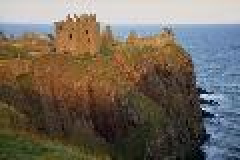
#> input picture CBIR/CBIR_DataSet/img_requetes/ImageRequete.jpg, 120 x 80 px (shown 2 times larger); its folder holds only this picture in this run
$ python -i cbir_system.py   (imports and definitions only)   (older library calls are emulated)
#> lines starting #> are read from the running program, lines starting #| are printed output that depends on the picture
#> further down, picture is the input picture: shape (80, 120, 3); mean B, G, R 91.8, 103.9, 113.6
import os
from typing import List, Tuple, Optional, Dict
from dataclasses import dataclass
from enum import Enum
import numpy as np
import cv2
from skimage.feature import graycomatrix, graycoprops


class DescriptorType(Enum):
    """Available descriptor types for feature extraction."""
    COLOR_ONLY = 6
    COLOR_HISTOGRAM = 30
    FULL = 34


@dataclass
class SearchResult:
    """Container for search results."""
    index: int
    distance: float
    image: Optional[np.ndarray] = None


class FeatureExtractor:
    """Handles extraction of various image features."""

    def __init__(self, bins: int = 8, glcm_distances: List[int] = None,
                 glcm_angles: List[float] = None, glcm_levels: int = 256):
        """
        Initialize feature extractor.

        Args:
            bins: Number of bins for histogram quantization
            glcm_distances: Distances for GLCM computation
            glcm_angles: Angles for GLCM computation
            glcm_levels: Number of gray levels for GLCM
        """
        self.bins = bins
        self.glcm_distances = glcm_distances or [1]
        self.glcm_angles = glcm_angles or [0]
        self.glcm_levels = glcm_levels

    # [14 lines left out: function extract_color_moments, not called in this run]

    def extract_hsv_histogram(self, img: np.ndarray) -> np.ndarray:
        """
        Extract normalized HSV color histogram.

        Args:
            img: Input image (BGR format)

        Returns:
            Histogram feature vector (bins * 3 dimensions)
        """
        hsv_img = cv2.cvtColor(img, cv2.COLOR_BGR2HSV)
#> hsv_img: shape (80, 120, 3); mean H, S, V 41.1, 102.4, 124.7
        h, s, v = cv2.split(hsv_img)
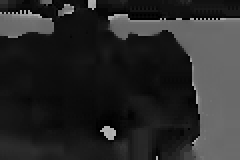
#> h: shape (80, 120) (shown 2 times larger); min 0, max 178, mean 41.1
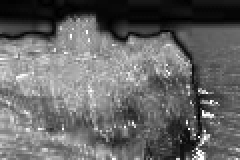
#> s: shape (80, 120) (shown 2 times larger); min 0, max 255, mean 102.4
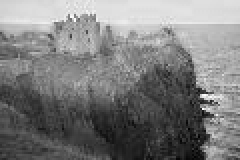
#> v: shape (80, 120) (shown 2 times larger); min 1, max 255, mean 124.7

        h_hist = np.histogram(h, bins=self.bins, range=(0, 180))[0]
#> h_hist = [5797, 1346, 72, 17, 2037, 162, 53, 116]
        s_hist = np.histogram(s, bins=self.bins, range=(0, 256))[0]
#> s_hist = [1634, 758, 1693, 1956, 1897, 1340, 246, 76]
        v_hist = np.histogram(v, bins=self.bins, range=(0, 256))[0]
#> v_hist = [294, 1772, 1741, 1087, 1627, 1321, 1295, 463]

        # Normalize histograms
        h_hist = h_hist / (h_hist.sum() + 1e-7)
#> h_hist = [0.604, 0.14, 0.0075, 0.00177, 0.212, 0.0169, 0.00552, 0.0121]
        s_hist = s_hist / (s_hist.sum() + 1e-7)
#> s_hist = [0.17, 0.079, 0.176, 0.204, 0.198, 0.14, 0.0256, 0.00792]
        v_hist = v_hist / (v_hist.sum() + 1e-7)
#> v_hist = [0.0306, 0.185, 0.181, 0.113, 0.169, 0.138, 0.135, 0.0482]

        return np.concatenate([h_hist, s_hist, v_hist])

    # [58 lines left out: functions extract_texture_features, extract_features, not called in this run]


class ImageTransformer:
    """Handles geometric transformations for robustness testing."""

    # [45 lines left out: functions rotate, scale, translate, flip, add_noise, adjust_brightness, not called in this run]


class CBIRSystem:
    """Complete Content-Based Image Retrieval System."""

    # [138 lines left out: functions __init__, load_images, index_database, search, calculate_euclidean_distance_legacy, not called in this run]


class CBIRVisualizer:
    """Handles visualization of CBIR results."""

    # [92 lines left out: functions display_results, save_results, read_images, show_top_matches, not called in this run]


""" if __name__ == "__main__":
    # Example usage
    print("CBIR System Example")
    print("=" * 50)

    # Initialize system
    cbir = CBIRSystem(descriptor_type=DescriptorType.FULL)

    # Index database (uncomment and adjust path)
    # cbir.index_database("CBIR_DataSet/obj_decoys")

    # Load query image (uncomment and adjust path)
    # query_img = cv2.imread("CBIR_DataSet/img_requetes/query.jpg")

    # Search
    # results = cbir.search(query_img, top_n=5)

    # Visualize
    # CBIRVisualizer.display_results(query_img, results)

    print("Module loaded successfully!") """

>>> import cv2
>>> picture = cv2.imread('CBIR_DataSet/img_requetes/ImageRequete.jpg')
>>> result = FeatureExtractor().extract_hsv_histogram(picture)
#> result = 24 values, max 0.604 at index 0, min 0.00177 at index 3, mean 0.125
